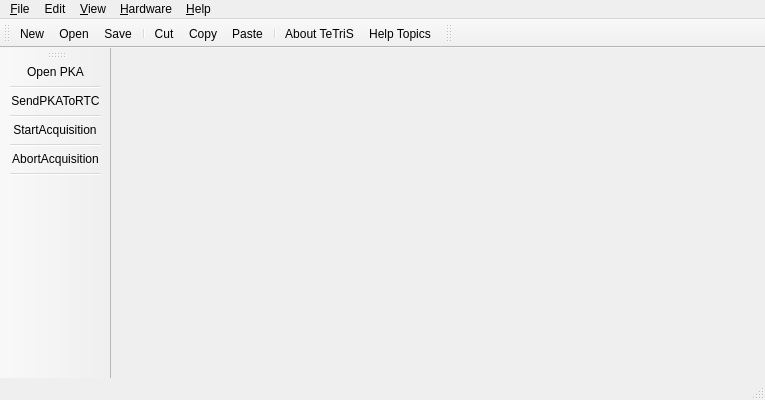
<?xml version="1.0" encoding="UTF-8"?>
<ui version="4.0">
 <class>QtUiClass</class>
 <widget class="QMainWindow" name="QtUiClass">
  <property name="geometry">
   <rect>
    <x>0</x>
    <y>0</y>
    <width>765</width>
    <height>400</height>
   </rect>
  </property>
  <property name="windowTitle">
   <string>QtUi</string>
  </property>
  <widget class="QWidget" name="centralWidget"/>
  <widget class="QMenuBar" name="menuBar">
   <property name="geometry">
    <rect>
     <x>0</x>
     <y>0</y>
     <width>765</width>
     <height>21</height>
    </rect>
   </property>
   <widget class="QMenu" name="menuFile">
    <property name="title">
     <string>&amp;File</string>
    </property>
    <widget class="QMenu" name="menuDetector_Workspace">
     <property name="title">
      <string>Detector Workspace</string>
     </property>
     <addaction name="actionNew_Workspace"/>
     <addaction name="actionOpen_Workspace"/>
     <addaction name="actionSave_Workspace"/>
     <addaction name="actionSave_Workspace_As"/>
     <addaction name="actionClose_Workspace"/>
     <addaction name="separator"/>
     <addaction name="actionExport_Version"/>
     <addaction name="actionImport_Version"/>
    </widget>
    <addaction name="action_New"/>
    <addaction name="actionOpen"/>
    <addaction name="action_Save"/>
    <addaction name="actionSave_As"/>
    <addaction name="actionClose"/>
    <addaction name="actionClose_All"/>
    <addaction name="separator"/>
    <addaction name="menuDetector_Workspace"/>
    <addaction name="separator"/>
    <addaction name="actionExit"/>
   </widget>
   <widget class="QMenu" name="menuEdit">
    <property name="title">
     <string>Edit</string>
    </property>
    <addaction name="actionCut"/>
    <addaction name="actionCopy"/>
    <addaction name="actionPaste"/>
    <addaction name="actionSelect_All"/>
   </widget>
   <widget class="QMenu" name="menuView">
    <property name="title">
     <string>&amp;View</string>
    </property>
   </widget>
   <widget class="QMenu" name="menu_Hardware">
    <property name="title">
     <string>&amp;Hardware</string>
    </property>
    <widget class="QMenu" name="menuDetector">
     <property name="title">
      <string>Detector</string>
     </property>
     <addaction name="actionOpen_Connection_Detector"/>
     <addaction name="actionClose_Connection_Detector"/>
    </widget>
    <widget class="QMenu" name="menuAcquisition_Board">
     <property name="title">
      <string>Acquisition &amp;Board</string>
     </property>
     <addaction name="actionInitialize_Acquisition_Board"/>
     <addaction name="actionClose_Acquisition_Board"/>
    </widget>
    <widget class="QMenu" name="menuX_ray_Generator">
     <property name="title">
      <string>X-ray &amp;Generator</string>
     </property>
     <addaction name="actionInitialize_Generator"/>
     <addaction name="actionClose_Connection_Generator"/>
    </widget>
    <widget class="QMenu" name="menu_RTC">
     <property name="title">
      <string>&amp;RTC</string>
     </property>
     <addaction name="actionOpen_Connection_RTC"/>
     <addaction name="actionClose_Connection_RTC"/>
     <addaction name="actionReset_RTC"/>
    </widget>
    <addaction name="menu_RTC"/>
    <addaction name="menuX_ray_Generator"/>
    <addaction name="menuAcquisition_Board"/>
    <addaction name="menuDetector"/>
   </widget>
   <widget class="QMenu" name="menu_Help">
    <property name="title">
     <string>&amp;Help</string>
    </property>
    <addaction name="actionHelp_Topic"/>
    <addaction name="separator"/>
    <addaction name="actionAbout_Tetris"/>
   </widget>
   <addaction name="menuFile"/>
   <addaction name="menuEdit"/>
   <addaction name="menuView"/>
   <addaction name="menu_Hardware"/>
   <addaction name="menu_Help"/>
  </widget>
  <widget class="QToolBar" name="mainToolBar">
   <attribute name="toolBarArea">
    <enum>TopToolBarArea</enum>
   </attribute>
   <attribute name="toolBarBreak">
    <bool>false</bool>
   </attribute>
   <addaction name="action_New"/>
   <addaction name="actionOpen"/>
   <addaction name="action_Save"/>
   <addaction name="separator"/>
   <addaction name="actionCut"/>
   <addaction name="actionCopy"/>
   <addaction name="actionPaste"/>
   <addaction name="separator"/>
   <addaction name="actionAbout_Tetris"/>
   <addaction name="actionHelp_Topic"/>
  </widget>
  <widget class="QStatusBar" name="statusBar"/>
  <widget class="QToolBar" name="controledAcquisitionToolBar">
   <property name="windowTitle">
    <string>Controlled Acquisition</string>
   </property>
   <attribute name="toolBarArea">
    <enum>LeftToolBarArea</enum>
   </attribute>
   <attribute name="toolBarBreak">
    <bool>false</bool>
   </attribute>
   <addaction name="actionOpen_PKA"/>
   <addaction name="separator"/>
   <addaction name="actionSendPKAToRTC"/>
   <addaction name="separator"/>
   <addaction name="actionStartAcquisition"/>
   <addaction name="separator"/>
   <addaction name="actionAbortAcquisition"/>
   <addaction name="separator"/>
  </widget>
  <widget class="QToolBar" name="freeAcquisitionToolBar">
   <property name="windowTitle">
    <string>toolBar</string>
   </property>
   <attribute name="toolBarArea">
    <enum>TopToolBarArea</enum>
   </attribute>
   <attribute name="toolBarBreak">
    <bool>false</bool>
   </attribute>
  </widget>
  <action name="actionOpen_Connection_Detector">
   <property name="icon">
    <iconset resource="../Resources/qtui.qrc">
     <normaloff>:/images/Connect_Detector.bmp</normaloff>:/images/Connect_Detector.bmp</iconset>
   </property>
   <property name="text">
    <string>Open Connection</string>
   </property>
   <property name="toolTip">
    <string>Open Detector communication</string>
   </property>
  </action>
  <action name="actionClose_Connection_Detector">
   <property name="icon">
    <iconset resource="../Resources/qtui.qrc">
     <normaloff>:/images/Disconnect_Detector.bmp</normaloff>:/images/Disconnect_Detector.bmp</iconset>
   </property>
   <property name="text">
    <string>Close Connection</string>
   </property>
   <property name="toolTip">
    <string>Close Detector communication</string>
   </property>
  </action>
  <action name="actionInitialize_Acquisition_Board">
   <property name="icon">
    <iconset resource="../Resources/qtui.qrc">
     <normaloff>:/images/Connect_Acquisition.bmp</normaloff>:/images/Connect_Acquisition.bmp</iconset>
   </property>
   <property name="text">
    <string>&amp;Initialize</string>
   </property>
   <property name="toolTip">
    <string>Initialize Board Connection</string>
   </property>
  </action>
  <action name="actionInitialize_Generator">
   <property name="icon">
    <iconset resource="../Resources/qtui.qrc">
     <normaloff>:/images/Connect_Generator.bmp</normaloff>:/images/Connect_Generator.bmp</iconset>
   </property>
   <property name="text">
    <string>&amp;Initialize</string>
   </property>
   <property name="toolTip">
    <string>Initialize X-ray generator connection</string>
   </property>
  </action>
  <action name="actionClose_Connection_Generator">
   <property name="icon">
    <iconset resource="../Resources/qtui.qrc">
     <normaloff>:/images/Disconnect_Generator.bmp</normaloff>:/images/Disconnect_Generator.bmp</iconset>
   </property>
   <property name="text">
    <string>&amp;Close Connection</string>
   </property>
   <property name="toolTip">
    <string>Close X-ray generator connection</string>
   </property>
  </action>
  <action name="actionOpen_Connection_RTC">
   <property name="icon">
    <iconset resource="../Resources/qtui.qrc">
     <normaloff>:/images/Connect_RTC.bmp</normaloff>:/images/Connect_RTC.bmp</iconset>
   </property>
   <property name="text">
    <string>&amp;Open Connection</string>
   </property>
   <property name="toolTip">
    <string>Restore RTC connection</string>
   </property>
  </action>
  <action name="actionClose_Connection_RTC">
   <property name="icon">
    <iconset resource="../Resources/qtui.qrc">
     <normaloff>:/images/Disconnect_RTC.bmp</normaloff>:/images/Disconnect_RTC.bmp</iconset>
   </property>
   <property name="text">
    <string>&amp;Close Connection</string>
   </property>
   <property name="toolTip">
    <string>Close RTC connection</string>
   </property>
  </action>
  <action name="actionClose_Acquisition_Board">
   <property name="icon">
    <iconset resource="../Resources/qtui.qrc">
     <normaloff>:/images/Disconnect_Acquisition.bmp</normaloff>:/images/Disconnect_Acquisition.bmp</iconset>
   </property>
   <property name="text">
    <string>&amp;Close</string>
   </property>
   <property name="toolTip">
    <string>Close Board Connection</string>
   </property>
  </action>
  <action name="actionReset_RTC">
   <property name="icon">
    <iconset resource="../Resources/qtui.qrc">
     <normaloff>:/images/Reset_RTC.bmp</normaloff>:/images/Reset_RTC.bmp</iconset>
   </property>
   <property name="text">
    <string>&amp;Reset RTC</string>
   </property>
  </action>
  <action name="actionOpen_PKA">
   <property name="icon">
    <iconset resource="../Resources/qtui.qrc">
     <normaloff>:/images/OpenPKA.bmp</normaloff>:/images/OpenPKA.bmp</iconset>
   </property>
   <property name="text">
    <string>Open PKA</string>
   </property>
   <property name="toolTip">
    <string>Open an existing Pka</string>
   </property>
  </action>
  <action name="actionSendPKAToRTC">
   <property name="icon">
    <iconset resource="../Resources/qtui.qrc">
     <normaloff>:/images/SendPKA.bmp</normaloff>:/images/SendPKA.bmp</iconset>
   </property>
   <property name="text">
    <string>SendPKAToRTC</string>
   </property>
   <property name="toolTip">
    <string>Send all tags of the active pka to the RTC</string>
   </property>
  </action>
  <action name="actionStartAcquisition">
   <property name="icon">
    <iconset resource="../Resources/qtui.qrc">
     <normaloff>:/images/StartControlledAcquisition.bmp</normaloff>:/images/StartControlledAcquisition.bmp</iconset>
   </property>
   <property name="text">
    <string>StartAcquisition</string>
   </property>
   <property name="toolTip">
    <string>Start the acquisition</string>
   </property>
  </action>
  <action name="actionAbortAcquisition">
   <property name="icon">
    <iconset resource="../Resources/qtui.qrc">
     <normaloff>:/images/StopControlledAcquisition.bmp</normaloff>:/images/StopControlledAcquisition.bmp</iconset>
   </property>
   <property name="text">
    <string>AbortAcquisition</string>
   </property>
   <property name="toolTip">
    <string>Abort acquisition</string>
   </property>
  </action>
  <action name="action_New">
   <property name="icon">
    <iconset resource="../Resources/qtui.qrc">
     <normaloff>:/images/New.bmp</normaloff>:/images/New.bmp</iconset>
   </property>
   <property name="text">
    <string>&amp;New</string>
   </property>
   <property name="shortcut">
    <string>Ctrl+N</string>
   </property>
  </action>
  <action name="actionOpen">
   <property name="icon">
    <iconset resource="../Resources/qtui.qrc">
     <normaloff>:/images/Open.bmp</normaloff>:/images/Open.bmp</iconset>
   </property>
   <property name="text">
    <string>&amp;Open...</string>
   </property>
   <property name="shortcut">
    <string>Ctrl+O</string>
   </property>
  </action>
  <action name="action_Save">
   <property name="icon">
    <iconset resource="../Resources/qtui.qrc">
     <normaloff>:/images/Save.bmp</normaloff>:/images/Save.bmp</iconset>
   </property>
   <property name="text">
    <string>&amp;Save</string>
   </property>
   <property name="shortcut">
    <string>Ctrl+S</string>
   </property>
  </action>
  <action name="actionSave_As">
   <property name="text">
    <string>Save &amp;As...</string>
   </property>
  </action>
  <action name="actionClose">
   <property name="text">
    <string>Close</string>
   </property>
  </action>
  <action name="actionClose_All">
   <property name="text">
    <string>Close All</string>
   </property>
  </action>
  <action name="actionExit">
   <property name="text">
    <string>Exit</string>
   </property>
  </action>
  <action name="actionNew_Workspace">
   <property name="text">
    <string>New Workspace</string>
   </property>
  </action>
  <action name="actionOpen_Workspace">
   <property name="icon">
    <iconset resource="../Resources/qtui.qrc">
     <normaloff>:/images/Open.bmp</normaloff>:/images/Open.bmp</iconset>
   </property>
   <property name="text">
    <string>Open Workspace</string>
   </property>
  </action>
  <action name="actionSave_Workspace">
   <property name="icon">
    <iconset resource="../Resources/qtui.qrc">
     <normaloff>:/images/Save.bmp</normaloff>:/images/Save.bmp</iconset>
   </property>
   <property name="text">
    <string>Save Workspace</string>
   </property>
  </action>
  <action name="actionSave_Workspace_As">
   <property name="text">
    <string>Save Workspace As</string>
   </property>
  </action>
  <action name="actionClose_Workspace">
   <property name="text">
    <string>Close Workspace</string>
   </property>
  </action>
  <action name="actionImport_Version">
   <property name="text">
    <string>Import Version</string>
   </property>
  </action>
  <action name="actionExport_Version">
   <property name="text">
    <string>Export Version</string>
   </property>
  </action>
  <action name="actionCut">
   <property name="icon">
    <iconset resource="../Resources/qtui.qrc">
     <normaloff>:/images/Cut.bmp</normaloff>:/images/Cut.bmp</iconset>
   </property>
   <property name="text">
    <string>Cut</string>
   </property>
  </action>
  <action name="actionCopy">
   <property name="icon">
    <iconset resource="../Resources/qtui.qrc">
     <normaloff>:/images/Copy.bmp</normaloff>:/images/Copy.bmp</iconset>
   </property>
   <property name="text">
    <string>Copy</string>
   </property>
  </action>
  <action name="actionPaste">
   <property name="icon">
    <iconset resource="../Resources/qtui.qrc">
     <normaloff>:/images/Paste.bmp</normaloff>:/images/Paste.bmp</iconset>
   </property>
   <property name="text">
    <string>Paste</string>
   </property>
  </action>
  <action name="actionSelect_All">
   <property name="text">
    <string>Select All</string>
   </property>
  </action>
  <action name="actionHelp_Topic">
   <property name="icon">
    <iconset resource="../Resources/qtui.qrc">
     <normaloff>:/images/Help.bmp</normaloff>:/images/Help.bmp</iconset>
   </property>
   <property name="text">
    <string>Help Topics</string>
   </property>
  </action>
  <action name="actionAbout_Tetris">
   <property name="icon">
    <iconset resource="../Resources/qtui.qrc">
     <normaloff>:/images/About.bmp</normaloff>:/images/About.bmp</iconset>
   </property>
   <property name="text">
    <string>About TeTriS...</string>
   </property>
  </action>
 </widget>
 <layoutdefault spacing="6" margin="11"/>
 <resources>
  <include location="../Resources/qtui.qrc"/>
 </resources>
 <connections/>
</ui>
